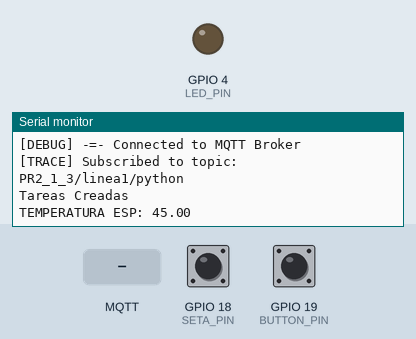
Bench run of a sketch on a simulated ESP32-S3. On the bench: output pins drawn as LEDs (lit = HIGH), the last lines printed to the serial monitor. Inputs (shaded band) come from the test bench; at power-on: GPIO 18 (SETA_PIN) HIGH, GPIO 19 (BUTTON_PIN) HIGH. WiFi joins after 1.5 s; servers stay silent unless stated; no MQTT or app messages arrive unless stated.

Above: at 4.2 s.
4.3 s: GPIO 18 (SETA_PIN) pulled LOW for 0.15 s
At 5.5 s:
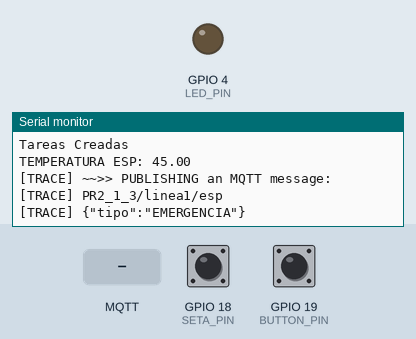
5.9 s: GPIO 19 (BUTTON_PIN) pulled LOW for 0.15 s
At 6.8 s:
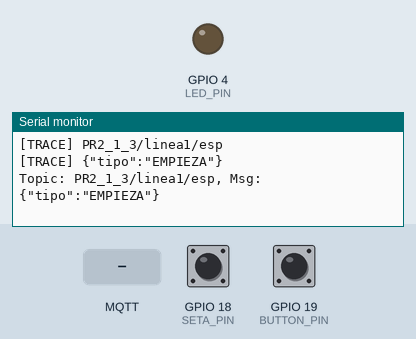
7.5 s: MQTT message "PLANTA_ACTIVA" arrives on the first subscribed topic
At 8.0 s:
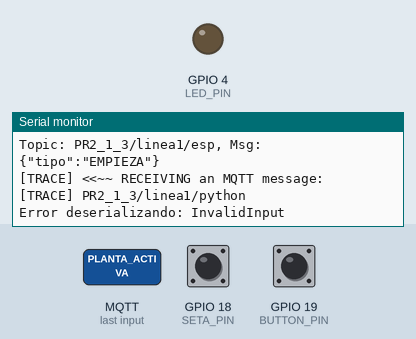

Measured:
- after the input at 4.3 s, the serial monitor: prints a new line at once (image 1)
- after the input at 5.9 s, the serial monitor: prints a new line at once (image 2)
- after the input at 7.5 s, the serial monitor: prints a new line at once (image 3)

The sketch:

main.ino
```cpp
/*
Archivo: main.ino
Descripcion: Programa principal. Inicializa el sistema, crea las tareas FreeRTOS
para la lectura de botones, incluye cola FreeRTOS, serialización JSON y ejecuta el loop principal.
*/

#include <WiFi.h>
#include <PubSubClient.h>
#include <ArduinoJson.h>
#include "config.h"
#include "actuadores.h"
#include "sensores.h"

// Definicion de pines y delays de tareas
#define EMERGENCY_BUTTON          BUTTON_EMERGENCIA
#define TEMP_PIN                  TEMPERATURE_SENSOR
#define TIME_DELAY_TEMP_ESP       10000
#define TIME_DELAY_START_BUTTON   50

// MQTT Broker
String deviceID = String("giirobpr2-device-") + String(DEVICE_GIIROB_PR2_ID);

// Variables Cola
#define SIZE 10
#define MSG_LEN 150

// Estructura del mensaje
typedef struct {
  char topic[100];
  char serialize_msg[MSG_LEN];
} Mqtt_Message_t;

// Estructura para almacenar los paremetros que se pasaran a las tareas
typedef struct {
  int periodo_delay_temp_esp;
  int periodo_delay_start_button;
  QueueHandle_t queue_button;
} TempParams_t;

// Inicializacion de la cola, parametros y varible de interruccion
static QueueHandle_t mqtt_queue = NULL;
TempParams_t *parameters = NULL;
volatile bool emergency = false;

// Variables Tareas
static TaskHandle_t start_button_handle = NULL;
static TaskHandle_t temperature_sensor_handle = NULL;

void start_button(void * parameter);
void temperature_esp ( void * parameter);

// Funcion de la interrupcion
void IRAM_ATTR emergency_ISR()
{
  emergency = true;
}

// Funcion que crea los mensajes JSON y los mete a la cosa o descarta si esta esta llena
void json_message(QueueHandle_t queue, const char *topic, const char *tipo)
{
  JsonDocument doc;
  doc["tipo"] = tipo;
  Mqtt_Message_t msg;
  strncpy(msg.topic, topic, sizeof(msg.topic));
  serializeJson(doc, msg.serialize_msg);

  if (xQueueSend(queue, &msg, 0) != pdTRUE)
  {
    Serial.println("Cola llena, mensaje descartado");
  }
}

void setup()
{
  Serial.begin(115200);
  led_init();
  sensor_init();

  //Cola
  mqtt_queue = xQueueCreate(SIZE, sizeof(Mqtt_Message_t));

  //WiFi
  wifi_connect();

  // MQTT
  mqtt_connect(deviceID);
  mqtt_subscribe(LEER_CONJ);

  //Interruccion
  attachInterrupt(EMERGENCY_BUTTON, emergency_ISR, FALLING);

  //Parametros de las tareas
  parameters = new TempParams_t;
  parameters->periodo_delay_temp_esp = TIME_DELAY_TEMP_ESP;
  parameters->periodo_delay_start_button = TIME_DELAY_START_BUTTON;
  parameters->queue_button = xQueueCreate(SIZE, sizeof(Mqtt_Message_t));

  //Tareas
  xTaskCreatePinnedToCore(start_button, "start_button", 10000, parameters, 1, &start_button_handle, 0);
  xTaskCreatePinnedToCore(temperature_esp, "temperature_esp", 10000, parameters, 1, &temperature_sensor_handle, 0);
  Serial.print("Tareas Creadas\n\r");
}

// Tarea que indica que se ha pulsado el boton de iniciar
void start_button ( void * parameter)
{
  TickType_t xLastWakeTime = xTaskGetTickCount();
  TempParams_t *p = (TempParams_t*) parameter;
  bool state_before = false;
  for(;;)
  {
    bool state = get_button();
    if(state == true && state_before == false)
    {
      json_message(p->queue_button, ENVIAR_CONJ, "EMPIEZA");
      Serial.print("EMPIEZA encolada");
    }
    state_before = state;
    vTaskDelayUntil(&xLastWakeTime,  pdMS_TO_TICKS(p->periodo_delay_start_button));
  }
}

// Tarea que realiza una comprobacion periodica de la temperatura de la esp
void temperature_esp ( void * parameter)
{
  TickType_t xLastWakeTime = xTaskGetTickCount();
  TempParams_t *p = (TempParams_t*) parameter;
  for(;;)
  {
    float value = temperatureRead();
    if(value >= 65.0)
    {
      emergency = true;
    }
    else
    {
      Serial.printf("TEMPERATURA ESP: %.2f\n", value);
    }
    vTaskDelayUntil(&xLastWakeTime, p->periodo_delay_temp_esp / portTICK_PERIOD_MS);
  }
}

void loop()
{
  wifi_loop();
  mqtt_loop();

  // Si nos encontramos en estado de emergencia lanza directamente el mensaje sin pasar por colas que ralenticen el envio
  if (emergency)
  {
    JsonDocument doc;
    doc["tipo"] = "EMERGENCIA";
    Mqtt_Message_t msg;
    strncpy(msg.topic, ENVIAR_CONJ, sizeof(msg.topic));
    serializeJson(doc, msg.serialize_msg);
    mqtt_publish(msg.topic,msg.serialize_msg);
    emergency = false; // Una vez lanzado el mensaje se quita el estado de emergencia
  }
  else // Si no nos encontramos en estado de emergencia se realizan envios de mensajes de manera normal, pasando por la cola
  {
    Mqtt_Message_t msg;
    while (xQueueReceive(parameters->queue_button, &msg, 0) == pdTRUE)
    {
      mqtt_publish(msg.topic,msg.serialize_msg);
      Serial.printf("Topic: %s, Msg: %s \n\r", msg.topic, msg.serialize_msg);
    }
  }
}
```

a_logger.ino
```cpp
// LOGGING
#define TRACE 6
#define DEBUG 5
#define INFO 4
#define WARN 3
#define ERROR 2
#define FATAL 1
#define NONE 0

#ifdef LOG_LEVEL
bool _log_newline = true;
#define trace(message)   if ( LOG_LEVEL >= TRACE ) { if (_log_newline) Serial.print("[TRACE] "); Serial.print(message);   _log_newline = false;}
#define traceln(message) if ( LOG_LEVEL >= TRACE ) { if (_log_newline) Serial.print("[TRACE] "); Serial.println(message); _log_newline = true;}
#define debug(message)   if ( LOG_LEVEL >= DEBUG ) { if (_log_newline) Serial.print("[DEBUG] "); Serial.print(message);   _log_newline = false;}
#define debugln(message) if ( LOG_LEVEL >= DEBUG ) { if (_log_newline) Serial.print("[DEBUG] "); Serial.println(message); _log_newline = true;}
#define info(message)    if ( LOG_LEVEL >= INFO  ) { if (_log_newline) Serial.print("[ INFO] "); Serial.print(message);   _log_newline = false;}
#define infoln(message)  if ( LOG_LEVEL >= INFO  ) { if (_log_newline) Serial.print("[ INFO] "); Serial.println(message); _log_newline = true;}
#define warn(message)    if ( LOG_LEVEL >= WARN  ) { if (_log_newline) Serial.print("[ WARN] "); Serial.print(message);   _log_newline = false;}
#define warnln(message)  if ( LOG_LEVEL >= WARN  ) { if (_log_newline) Serial.print("[ WARN] "); Serial.println(message); _log_newline = true;}
#define error(message)   if ( LOG_LEVEL >= ERROR ) { if (_log_newline) Serial.print("[ERROR] "); Serial.print(message);   _log_newline = false;}
#define errorln(message) if ( LOG_LEVEL >= ERROR ) { if (_log_newline) Serial.print("[ERROR] "); Serial.println(message); _log_newline = true;}
#define fatal(message)   if ( LOG_LEVEL >= FATAL ) { if (_log_newline) Serial.print("[FATAL] "); Serial.print(message);   _log_newline = false;}
#define fatalln(message) if ( LOG_LEVEL >= FATAL ) { if (_log_newline) Serial.print("[FATAL] "); Serial.println(message); _log_newline = true;}

#else
#define trace(message)
#define traceln(message)
#define debug(message)
#define debugln(message)
#define info(message)
#define infoln(message)
#define warn(message)
#define warnln(message)
#define error(message)
#define errorln(message)
#define fatal(message)
#define fatalln(message)

#endif
```

actuadores.c
```cpp
/*
Archivo: actuadores.c
Descripción: Implementación de las funciones de control de actuadores. Gestiona
el encendido, apagado e inicializacion salidas digitales.
*/

/* Includes ------------------------------------------------------------------*/
#include <stdio.h>
#include <Arduino.h>
#include "config.h"
#include "actuadores.h"

/* Private define ------------------------------------------------------------*/
#define LED_PIN   LED_PLANTA

/* Exported functions --------------------------------------------------------*/

void led_init(void)
{
  pinMode(LED_PIN, OUTPUT);
}

void set_led(bool state)
{
  if (state)
  {
    digitalWrite(LED_PIN, HIGH);
  }
  else
  {
    digitalWrite(LED_PIN, LOW);
  }
}

/* Private functions ---------------------------------------------------------*/

/******************************************************************************/

uint8_t template_init_actuadores(uint16_t peters)
{
    static int8_t counter;

    return peters+1;
}

/* End of file ****************************************************************/
```

actuadores.h
```cpp
/*
Archivo: actuadores.h
Descripción: Declaración de funciones para controlar actuadores físicos,
como LEDs.
*/

/* Define to prevent recursive inclusion -------------------------------------*/
#ifndef ACTUADORES_H
#define ACTUADORES_H

#ifdef __cplusplus
 extern "C" {
#endif


/* Includes ------------------------------------------------------------------*/
#include <stdint.h>

/* Exported functions --------------------------------------------------------*/

void led_init(void);
void set_led(bool state);

uint8_t template_init_actuadores(uint16_t peters);


#ifdef __cplusplus
}
#endif


#endif
/*** End of file **************************************************************/
```

b_wifi.ino
```cpp
/*
Archivo: wifi.h
Descripción: Gestión completa de la conexión WiFi del ESP32. Incluye funciones
de conexión y reconexión automática.
Centraliza la configuración de red del dispositivo.
*/

#include "config.h"

#define WIFI_CONNECTION_TIMEOUT_SECONDS 15

// Usamos comunicaciones TLS/SSL si se define el certificado raíz CA
#ifdef SSL_ROOT_CA
  WiFiClientSecure espWifiClient;
#else
  WiFiClient espWifiClient;
#endif

const char* wifiSSID = NET_SSID;
const char* wifiPasswd = NET_PASSWD;

void wifi_reconnect(uint retries) {

  trace("Connecting to ");
  traceln(wifiSSID);
  WiFi.begin(wifiSSID, wifiPasswd);

  uint8_t r = 0;
  while (WiFi.status() != WL_CONNECTED && r<retries ) {
    r++;
    delay(1000);
    trace(".");
  }
  traceln("");

  if ( WiFi.isConnected() ) {
    debugln("-=- Connected to the WiFi network");
    debug("Local ESP32 IP: ");
    debugln(WiFi.localIP().toString());
  } else {
    errorln("-X- Cannot connect to the WiFi newtwork");
  }
}

void wifi_loop() {
  if ( !WiFi.isConnected() )
    wifi_reconnect(WIFI_CONNECTION_TIMEOUT_SECONDS);
}

void wifi_connect() {

  delay(10);

  WiFi.mode(WIFI_STA); //Optional
  trace("MAC Address: ");
  traceln(WiFi.macAddress());

#ifdef SSL_ROOT_CA
  // Set Root CA certificate
  espWifiClient.setCACert(SSL_ROOT_CA);
  traceln("Enabling TLS/SSL Communications ...");
#endif

#ifdef SSL_CLIENT_CERTIFICATE
  espWifiClient.setCertificate(SSL_CLIENT_CERTIFICATE);
  espWifiClient.setPrivateKey(SSL_CLIENT_PRIVATE_KEY);
  traceln("Allowing SSL validation with Client Certificate");
#endif

  wifi_reconnect(WIFI_CONNECTION_TIMEOUT_SECONDS);

}
```

mqtt.ino
```cpp
/*
Archivo: mqtt.ino
Descripcion: Gestión de la conexión MQTT
Inclye funciones de publicacion y subscripcion, loop mqtt, callback y reconexión automática.
*/

#define MQTT_CONNECTION_RETRIES 3

PubSubClient mqttClient(espWifiClient);

// MQTT CONFIG
const char* mqttServerIP = MQTT_SERVER_IP;
unsigned int mqttServerPort = MQTT_SERVER_PORT;
String mqttClientID;

void mqtt_loop() {

  if (!mqttClient.connected()) {
    mqtt_reconnect(MQTT_CONNECTION_RETRIES);
    mqtt_subscribe(LEER_CONJ);
  }
  mqttClient.loop();

}

void mqtt_connect(String clientID) {

    // Configuramos cliente MQTT
    mqttClientID = String(clientID);
    mqttClient.setServer(mqttServerIP, mqttServerPort);

    // Configuramos 'mqttCallback' como la función que se invocará al
    //  recibir datos por las suscripciones realizadas
    mqttClient.setCallback(mqttCallback);

    // Conectamos
    mqtt_reconnect(MQTT_CONNECTION_RETRIES);

}

void mqtt_reconnect(int retries) {

  if ( !WiFi.isConnected() )
    return;

  if ( !mqttClient.connected() )
    warnln("Disconnected from the MQTT broker");

  // Loop until we're reconnected, or a number of retries ...
  int r=0;
  while (!mqttClient.connected() && r<retries) {
    r++;

    trace("Attempting an MQTT connection to: 'mqtt://");
    trace(mqttServerIP);
    trace(":");
    trace(mqttServerPort);
    trace("' with client-id: '");
    trace(mqttClientID);
    traceln("' ... ");


    // Attempt to connect
    // boolean connect (clientID, [username, password], [willTopic, willQoS, willRetain, willMessage], [cleanSession])

  #ifdef MQTT_USERNAME
    if ( mqttClient.connect(mqttClientID.c_str(), MQTT_USERNAME, MQTT_PASSWORD) ) {
  #else
    if ( mqttClient.connect(mqttClientID.c_str()) ) {
  #endif
      debugln("-=- Connected to MQTT Broker");
      // Damos tiempo a que la conexión se establezca por completo
      delay(1000);
    } else {
      debug("-X- failed, rc=");
      debugln(mqttClient.state());
      debugln("-R-   re-trying in 5 seconds");
      // Wait 5 seconds before retrying
      delay(5000);
    }
  }
}

// Función que se invocará automáticamente al recibir datos por algún topic sobre el que nos hayamos suscrito
void mqttCallback(char* topic, byte* message, unsigned int length) {

  traceln("<<~~ RECEIVING an MQTT message:");
  traceln(topic);

  JsonDocument doc;
  DeserializationError err = deserializeJson(doc, message, length);

  if(err) // Si ocurre algun error al deserializar se indica cual es
  {
    Serial.print("Error deserializando: ");
    Serial.println(err.c_str());
    return;
  }

  if (!err)  // Si no ocurre ningun error lee el mensaje y realiza la accion correspondiente
  {
    const char *tipo = doc["tipo"];
    traceln(tipo);
    if (strcmp(tipo, "PLANTA_ACTIVA") == 0)
    {
      set_led(true);
      Serial.println("ENCENDIDO");
    }
    else if (strcmp(tipo, "PLANTA_INACTIVA") == 0)
    {
      set_led(false);
      Serial.println("APAGADO");
    }
  }
}

// Funcion encargada de publicar por el topic correspondiente
void mqtt_publish(const char* topic, String outgoingMessage) {
  if ( !mqttClient.connected() ) {
    errorln("Cannot send message through the topic ... the MQTT Client is disconnected!!")
    return;
  }

  traceln("~~>> PUBLISHING an MQTT message:");
  traceln(topic);
  traceln(outgoingMessage);
  mqttClient.publish(topic, outgoingMessage.c_str());
}

// Funcion que realiza la subscripcion a los topics correspondientes
void mqtt_subscribe(const char* topic) {
  if ( !mqttClient.connected() ) {
    errorln("Cannot subscribe to topic ... the MQTT Client is disconnected!!")
    return;
  }
  trace("Subscribed to topic: ");
  traceln(topic);
  mqttClient.subscribe(topic);
}
```

sensores.c
```cpp
/*
Archivo: sensores.c
Descripción: Implementación de las funciones de lectura de sensores. Proporciona
acceso a los valores de botones.
*/

/* Includes ------------------------------------------------------------------*/
#include <stdio.h>
#include <Arduino.h>
#include "config.h"
#include "actuadores.h"

/* Private define ------------------------------------------------------------*/
#define SETA_PIN    BUTTON_EMERGENCIA
#define BUTTON_PIN  BUTTON_ACTIVAR_PLANTA

/* Exported functions --------------------------------------------------------*/

void sensor_init(void)
{
  pinMode(SETA_PIN, INPUT_PULLUP);
  pinMode(BUTTON_PIN, INPUT_PULLUP);
}

bool get_seta(void)
{
  int value = digitalRead(SETA_PIN);
  if(value == 0)
  {
    return true;
  }
  else
  {
    return false;
  }
}

bool get_button(void)
{
  int value = digitalRead(BUTTON_PIN);
  if(value == 0)
  {
    return true;
  }
  else
  {
    return false;
  }
}

/* Private functions ---------------------------------------------------------*/

/******************************************************************************/

uint8_t template_init_sensores(uint16_t peters)
{
    static int8_t counter;

    return peters+1;
}

/* End of file ****************************************************************/
```

sensores.h
```cpp
/*
Archivo: sensores.h
Descripción: Declaración de funciones para leer sensores físicos del sistema,
como botones.
*/

/* Define to prevent recursive inclusion -------------------------------------*/
#ifndef SENSORES_H
#define SENSORES_H

#ifdef __cplusplus
 extern "C" {
#endif


/* Includes ------------------------------------------------------------------*/
#include <stdint.h>

/* Exported functions --------------------------------------------------------*/

void sensor_init(void);
bool get_seta(void);
bool get_button(void);

uint8_t template_init_sensores(uint16_t peters);


#ifdef __cplusplus
}
#endif


#endif
/*** End of file **************************************************************/
```

config.h
```cpp
/*
Archivo: config.h
Descripción: Archivo central de configuración del proyecto. Contiene constantes,
credenciales, parámetros globales y ajustes generales del sistema.
*/

// COMM BAUDS
#define BAUDS 115200

#define LOGGER_ENABLED            // Comentar para deshabilitar el logger por consola serie

#define LOG_LEVEL TRACE           // nivells en c_logger: TRACE, DEBUG, INFO, WARN, ERROR, FATAL, NONE

// DEVICE
#define DEVICE_GIIROB_PR2_ID      "11" //"giirobpr2_00"

// WIFI
#define NET_SSID                  "TestESP32" // Para probar el codigo cambiarte este y el NET_PASSWD (abajo) por la conexion wifi disponible
#define NET_PASSWD                "12345678"

// MQTT
#define MQTT_SERVER_IP            "broker.emqx.io"
#define MQTT_SERVER_PORT          1883
#define MQTT_USERNAME             "PR2_1_3"
#define MQTT_PASSWORD             "public"

#define ENVIAR_CONJ               "PR2_1_3/linea1/esp"
#define LEER_CONJ                 "PR2_1_3/linea1/python"

// IO
#define LED_PLANTA                4
#define BUTTON_EMERGENCIA         18
#define BUTTON_ACTIVAR_PLANTA     19
```
